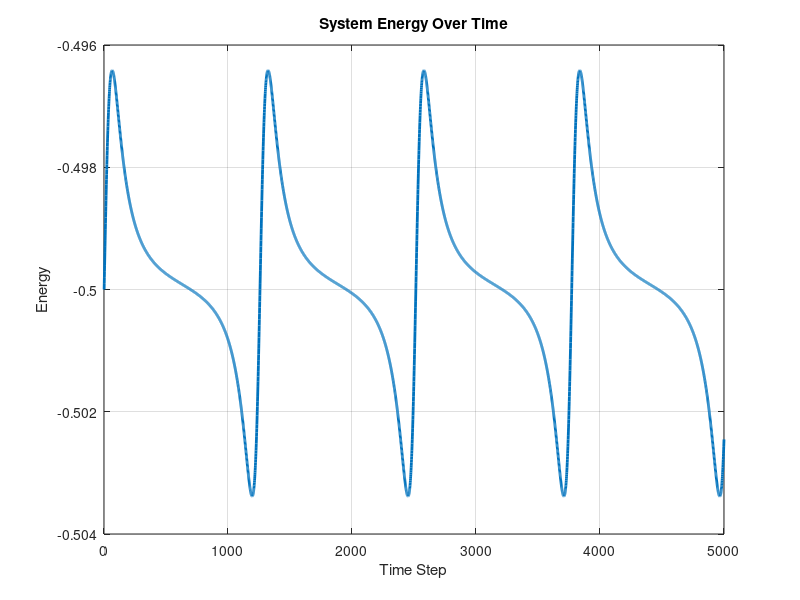
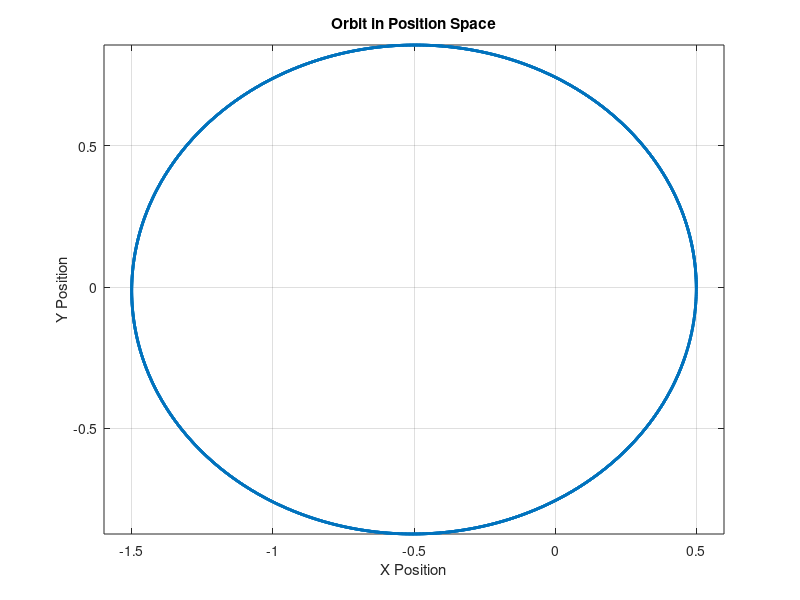

Source code (MATLAB) for these figures, in order:
% SemiImplicitEulerOrbitSimulation.m
% This script simulates the orbit based on Hamiltonian dynamics using
% the semi-implicit (symplectic) Euler method for numerical integration.
% The Hamiltonian H(p, q) = 0.5*|p|^2 - 1/|q| represents the energy of the system.

% Define the Hamiltonian function for calculating the energy
Hamiltonian = @(momentum, position) (0.5*norm(momentum)^2 - 1/norm(position));

% Set simulation parameters
eccentricity = 0.5;  % Eccentricity of the orbit
timeStepSize = 0.005; % Time step size for numerical integration
totalTimeSteps = 5000; % Total number of steps for the simulation

% Initialize position, momentum, and energy arrays
position = zeros(2, totalTimeSteps);
momentum = zeros(2, totalTimeSteps);
energyHistory = zeros(1, totalTimeSteps); % Track energy at each time step

% Initial conditions for position and momentum
position(:, 1) = [1 - eccentricity; 0]; % Initial position
momentum(:, 1) = [0; sqrt((1 + eccentricity) / (1 - eccentricity))]; % Initial momentum
energyHistory(1) = Hamiltonian(momentum(:, 1), position(:, 1)); % Initial energy

% Main simulation loop using the semi-implicit Euler method
for step = 1:totalTimeSteps - 1
    % First update the momentum using the gravitational force
    momentum(:, step + 1) = momentum(:, step) - timeStepSize * (1 / norm(position(:, step))^3) * position(:, step);
    % Then update the position using the newly updated momentum
    position(:, step + 1) = position(:, step) + timeStepSize * momentum(:, step + 1);
    % Calculate and store the energy at the new position and momentum
    energyHistory(step + 1) = Hamiltonian(momentum(:, step + 1), position(:, step + 1));
end

% Plotting the system's energy over time
figure;
plot(energyHistory, 'LineWidth', 2);
title('System Energy Over Time');
xlabel('Time Step');
ylabel('Energy');
grid on;

% Plotting the orbit in position space
figure;
plot(position(1, :), position(2, :), 'LineWidth', 2);
title('Orbit in Position Space');
xlabel('X Position');
ylabel('Y Position');
axis equal; % Keep aspect ratio equal to correctly visualize the orbit
grid on;
